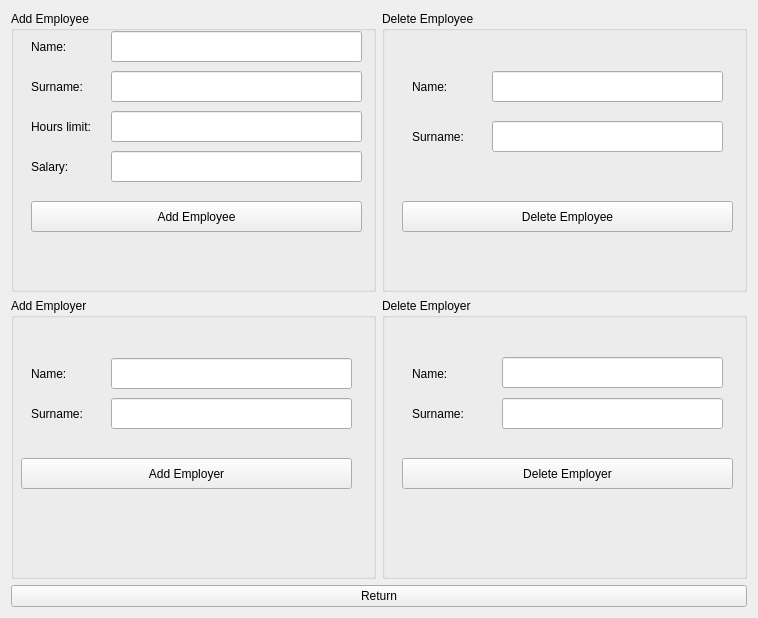
<?xml version="1.0" encoding="UTF-8"?>
<ui version="4.0">
 <class>ManageDatabase</class>
 <widget class="QWidget" name="ManageDatabase">
  <property name="geometry">
   <rect>
    <x>0</x>
    <y>0</y>
    <width>758</width>
    <height>618</height>
   </rect>
  </property>
  <property name="windowTitle">
   <string>ManageDatabase</string>
  </property>
  <layout class="QGridLayout" name="gridLayout">
   <item row="1" column="0">
    <widget class="QGroupBox" name="add_employer">
     <property name="title">
      <string>Add Employer</string>
     </property>
     <widget class="QLineEdit" name="add_name_r">
      <property name="geometry">
       <rect>
        <x>100</x>
        <y>60</y>
        <width>241</width>
        <height>31</height>
       </rect>
      </property>
     </widget>
     <widget class="QLineEdit" name="add_surname_r">
      <property name="geometry">
       <rect>
        <x>100</x>
        <y>100</y>
        <width>241</width>
        <height>31</height>
       </rect>
      </property>
     </widget>
     <widget class="QPushButton" name="add_employer_button">
      <property name="geometry">
       <rect>
        <x>10</x>
        <y>160</y>
        <width>331</width>
        <height>31</height>
       </rect>
      </property>
      <property name="text">
       <string>Add Employer</string>
      </property>
     </widget>
     <widget class="QLabel" name="name_r">
      <property name="geometry">
       <rect>
        <x>20</x>
        <y>60</y>
        <width>71</width>
        <height>31</height>
       </rect>
      </property>
      <property name="text">
       <string>Name:</string>
      </property>
     </widget>
     <widget class="QLabel" name="surname_r">
      <property name="geometry">
       <rect>
        <x>20</x>
        <y>100</y>
        <width>61</width>
        <height>31</height>
       </rect>
      </property>
      <property name="text">
       <string>Surname:</string>
      </property>
     </widget>
    </widget>
   </item>
   <item row="0" column="1">
    <widget class="QGroupBox" name="del_employee">
     <property name="title">
      <string>Delete Employee</string>
     </property>
     <widget class="QLineEdit" name="del_name_e">
      <property name="geometry">
       <rect>
        <x>110</x>
        <y>60</y>
        <width>231</width>
        <height>31</height>
       </rect>
      </property>
     </widget>
     <widget class="QLineEdit" name="del_surname_e">
      <property name="geometry">
       <rect>
        <x>110</x>
        <y>110</y>
        <width>231</width>
        <height>31</height>
       </rect>
      </property>
     </widget>
     <widget class="QPushButton" name="del_employee_button">
      <property name="geometry">
       <rect>
        <x>20</x>
        <y>190</y>
        <width>331</width>
        <height>31</height>
       </rect>
      </property>
      <property name="text">
       <string>Delete Employee</string>
      </property>
     </widget>
     <widget class="QLabel" name="surname_e_2">
      <property name="geometry">
       <rect>
        <x>30</x>
        <y>60</y>
        <width>71</width>
        <height>31</height>
       </rect>
      </property>
      <property name="text">
       <string>Name:</string>
      </property>
     </widget>
     <widget class="QLabel" name="name_e_2">
      <property name="geometry">
       <rect>
        <x>30</x>
        <y>110</y>
        <width>71</width>
        <height>31</height>
       </rect>
      </property>
      <property name="text">
       <string>Surname:</string>
      </property>
     </widget>
    </widget>
   </item>
   <item row="2" column="0" colspan="2">
    <widget class="QPushButton" name="return_mw">
     <property name="text">
      <string>Return</string>
     </property>
    </widget>
   </item>
   <item row="1" column="1">
    <widget class="QGroupBox" name="delete_employer">
     <property name="title">
      <string>Delete Employer</string>
     </property>
     <widget class="QLineEdit" name="del_name_r">
      <property name="geometry">
       <rect>
        <x>120</x>
        <y>59</y>
        <width>221</width>
        <height>31</height>
       </rect>
      </property>
     </widget>
     <widget class="QLineEdit" name="del_surname_r">
      <property name="geometry">
       <rect>
        <x>120</x>
        <y>100</y>
        <width>221</width>
        <height>31</height>
       </rect>
      </property>
     </widget>
     <widget class="QPushButton" name="del_employer_button">
      <property name="geometry">
       <rect>
        <x>20</x>
        <y>160</y>
        <width>331</width>
        <height>31</height>
       </rect>
      </property>
      <property name="text">
       <string>Delete Employer</string>
      </property>
     </widget>
     <widget class="QLabel" name="name_r_2">
      <property name="geometry">
       <rect>
        <x>30</x>
        <y>60</y>
        <width>71</width>
        <height>31</height>
       </rect>
      </property>
      <property name="text">
       <string>Name:</string>
      </property>
     </widget>
     <widget class="QLabel" name="surname_r_2">
      <property name="geometry">
       <rect>
        <x>30</x>
        <y>100</y>
        <width>61</width>
        <height>31</height>
       </rect>
      </property>
      <property name="text">
       <string>Surname:</string>
      </property>
     </widget>
    </widget>
   </item>
   <item row="0" column="0">
    <widget class="QGroupBox" name="add_employee_box">
     <property name="title">
      <string>Add Employee</string>
     </property>
     <widget class="QLineEdit" name="add_name_e">
      <property name="geometry">
       <rect>
        <x>100</x>
        <y>20</y>
        <width>251</width>
        <height>31</height>
       </rect>
      </property>
     </widget>
     <widget class="QLineEdit" name="add_surname_e">
      <property name="geometry">
       <rect>
        <x>100</x>
        <y>60</y>
        <width>251</width>
        <height>31</height>
       </rect>
      </property>
     </widget>
     <widget class="QLineEdit" name="add_hl_e">
      <property name="geometry">
       <rect>
        <x>100</x>
        <y>100</y>
        <width>251</width>
        <height>31</height>
       </rect>
      </property>
     </widget>
     <widget class="QLineEdit" name="add_salary_e">
      <property name="geometry">
       <rect>
        <x>100</x>
        <y>140</y>
        <width>251</width>
        <height>31</height>
       </rect>
      </property>
     </widget>
     <widget class="QPushButton" name="add_employee_button">
      <property name="geometry">
       <rect>
        <x>20</x>
        <y>190</y>
        <width>331</width>
        <height>31</height>
       </rect>
      </property>
      <property name="text">
       <string>Add Employee</string>
      </property>
     </widget>
     <widget class="QLabel" name="name_e">
      <property name="geometry">
       <rect>
        <x>20</x>
        <y>20</y>
        <width>71</width>
        <height>31</height>
       </rect>
      </property>
      <property name="text">
       <string>Name:</string>
      </property>
     </widget>
     <widget class="QLabel" name="surname_e">
      <property name="geometry">
       <rect>
        <x>20</x>
        <y>60</y>
        <width>51</width>
        <height>31</height>
       </rect>
      </property>
      <property name="text">
       <string>Surname:</string>
      </property>
     </widget>
     <widget class="QLabel" name="hl_e">
      <property name="geometry">
       <rect>
        <x>20</x>
        <y>100</y>
        <width>61</width>
        <height>31</height>
       </rect>
      </property>
      <property name="text">
       <string>Hours limit:</string>
      </property>
     </widget>
     <widget class="QLabel" name="salary_e">
      <property name="geometry">
       <rect>
        <x>20</x>
        <y>140</y>
        <width>51</width>
        <height>31</height>
       </rect>
      </property>
      <property name="text">
       <string>Salary:</string>
      </property>
     </widget>
    </widget>
   </item>
  </layout>
 </widget>
 <layoutdefault spacing="6" margin="11"/>
 <resources/>
 <connections/>
</ui>
